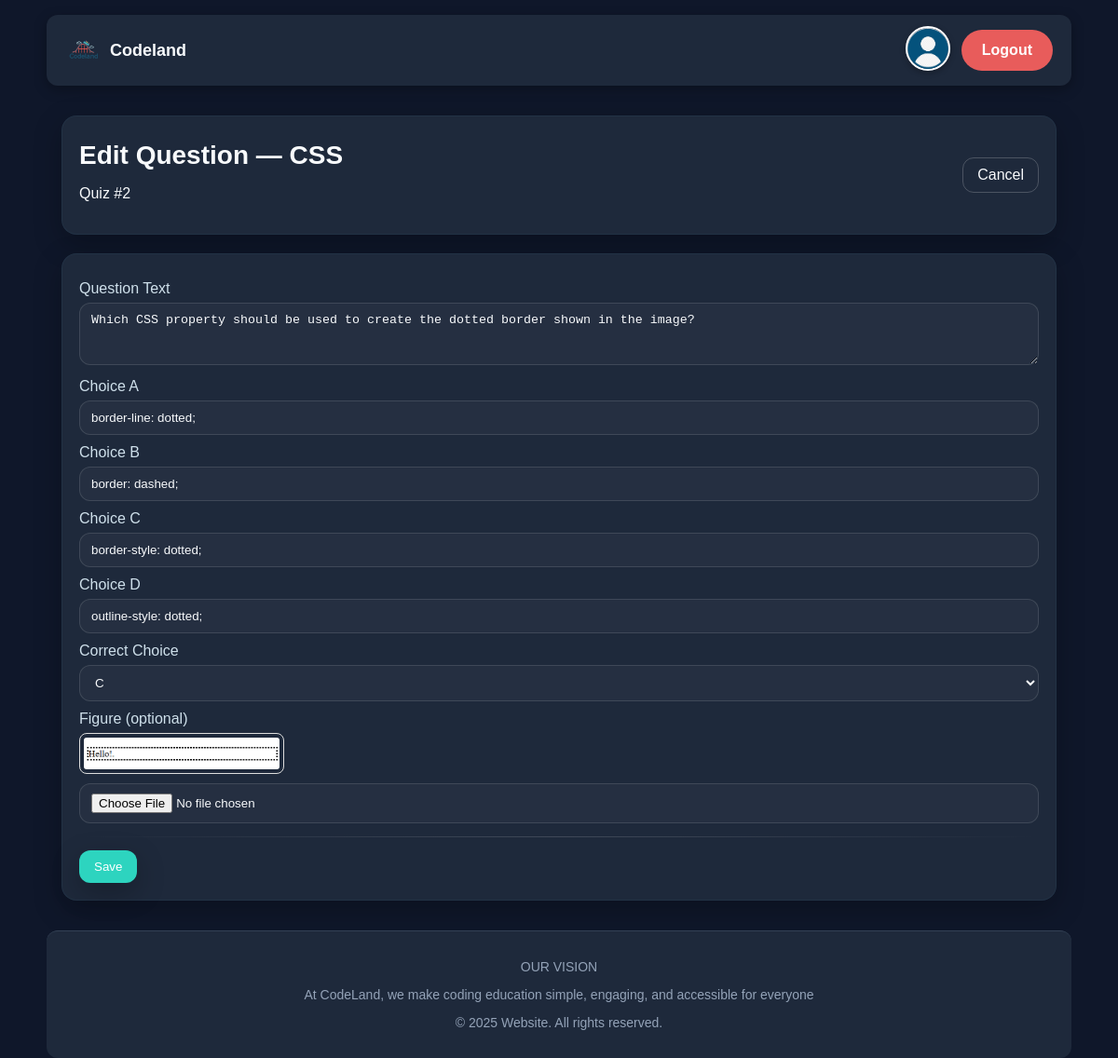
Screenshot of /edit-question.php?questionID=12&quizID=2 (signed in) with the database file from the repository.
### tables this page shows
CREATE TABLE `quizquestion` (
  `id` int(11) NOT NULL,
  `quizID` int(11) DEFAULT NULL,
  `question` text,
  `questionFigureFileName` varchar(100) DEFAULT NULL,
  `answerA` text,
  `answerB` text,
  `answerC` text,
  `answerD` text,
  `correctAnswer` enum('A','B','C','D') NOT NULL
);

CREATE TABLE `topic` (
  `id` int(11) NOT NULL,
  `topicName` varchar(100) DEFAULT NULL
);

### edit-question.php (the view, shortened to what this page needs)
<?php
require_once 'db_config.php';
$conn->set_charset('utf8mb4'); function h($v){ return htmlspecialchars((string)$v,ENT_QUOTES,'UTF-8'); }
$educatorId=(int)$_SESSION['user_id'];
$questionID=filter_input(INPUT_GET,'questionID',FILTER_VALIDATE_INT);
$quizID=filter_input(INPUT_GET,'quizID',FILTER_VALIDATE_INT);
$sql="SELECT qq.*, q.educatorID, t.topicName FROM quizquestion qq
      JOIN quiz q ON q.id=qq.quizID
      JOIN topic t ON t.id=q.topicID
      WHERE qq.id=? AND qq.quizID=? AND q.educatorID=?";
$st=$conn->prepare($sql); $st->bind_param("iii",$questionID,$quizID,$educatorId);
$st->execute(); $row=$st->get_result()->fetch_assoc(); $st->close();
$pf=$_SESSION['photoFileName']??''; $avatar='images/educatorUser.jpeg';
foreach(['uploads/users/','uploads/'] as $root){ $abs=__DIR__.'/'.$root.$pf; if($pf && is_file($abs)){ $avatar=$root.$pf.'?v='.@filemtime($abs); break; } }
$selIndex=array_search($row['correctAnswer'],['A','B','C','D'],true); if($selIndex===false)$selIndex=0;
?>
<!doctype html>
<html lang="en">
<head><meta charset="utf-8"><meta name="viewport" content="width=device-width, initial-scale=1"><title>Codeland • Edit Question</title>
<link rel="stylesheet" href="styleDeema.css"><link rel="stylesheet" href="HF.css"></head>
<body>
<header class="cl-header">
  <div class="brand"><img src="images/logo.png" alt=""><span>Codeland</span></div>
  <div class="actions">
    <a href="educator_homepage.php"><img src="<?=h($avatar)?>" class="avatar" alt=""></a>
    <a href="logout.php" class="logout-btn">Logout</a>
  </div>
</header>
<div class="container">
  <section class="card page-header" style="display:flex;justify-content:space-between;align-items:center;">
    <div><h1>Edit Question — <?=h($row['topicName'])?></h1><p class="muted">Quiz #<?= (int)$quizID ?></p></div>
    <a class="btn-outline" href="quiz.php?quizID=<?= (int)$quizID ?>">Cancel</a>
  </section>
  <section class="card">
    <form method="post" enctype="multipart/form-data">
      <label>Question Text</label><textarea name="text" rows="3" class="input" required><?=h($row['question'])?></textarea>
      <label>Choice A</label><input name="c0" class="input" required value="<?=h($row['answerA'])?>">
      <label>Choice B</label><input name="c1" class="input" required value="<?=h($row['answerB'])?>">
      <label>Choice C</label><input name="c2" class="input" required value="<?=h($row['answerC'])?>">
      <label>Choice D</label><input name="c3" class="input" required value="<?=h($row['answerD'])?>">
      <label>Correct Choice</label>
      <select name="correctIndex" class="input" required>
        <?php $labels=['A','B','C','D']; for($i=0;$i<4;$i++): ?>
          <option value="<?=$i?>" <?=$selIndex===$i?'selected':''?>><?=$labels[$i]?></option>
        <?php endfor; ?>
      </select>
      <label>Figure (optional)</label>
      <?php if($row['questionFigureFileName']): ?>
        <div style="margin:6px 0"><img src="uploads/questions/<?=h($row['questionFigureFileName'])?>" style="max-width:220px;border:1px solid #ddd;border-radius:8px;padding:4px" alt=""></div>
      <?php endif; ?>
      <input type="file" name="figure" accept="image/*" class="input">
      <hr class="sep"><div class="flex"><button class="btn">Save</button><span class="helper"></span></div>
    </form>
  </section>
</div>
<footer class="cl-footer"><p>OUR VISION</p><p>At CodeLand, we make coding education simple, engaging, and accessible for everyone</p><p>© 2025 Website. All rights reserved.</p></footer>
</body>
</html>

### styleDeema.css (style rules this page uses)
:root { --bg:#0f1a2a; --card:#142235; --text:#eaf2f7; --muted:#9fb7c9; --accent:#e85c5b; --accent-2:#2aa6a0; --danger:#ef4444; --radius:16px; --shadow:0 10px 30px rgba(0,0,0,.25); --font:'Inter',system-ui,-apple-system,Segoe UI,Roboto,Helvetica,Arial,sans-serif; }
* { box-sizing:border-box }
html,body { height:100% }
body { margin:0; background: radial-gradient(900px 560px at -10% -10%, rgba(232,92,91,.12), transparent 60%), radial-gradient(700px 520px at 110% 10%, rgba(42,166,160,.12), transparent 60%), var(--bg); color:var(--text); font-family:var(--font); }
.container { max-width:1100px; margin:32px auto; padding:0 16px; }
.page-header { display:flex; align-items:center; justify-content:space-between; gap:12px; margin-bottom:16px; }
.brand { display:flex; align-items:center; gap:10px; font-weight:800; font-size:18px; }
a { color:var(--accent); text-decoration:none }
.btn { display:inline-block; padding:10px 16px; background:var(--accent); color:#fff; border:0; border-radius:12px; box-shadow:var(--shadow); cursor:pointer }
.btn-outline { padding:9px 15px; border:1px solid rgba(255,255,255,.2); border-radius:12px; color:var(--text) }
.card { background:var(--card); border:1px solid rgba(104, 183, 220, 0.06); padding:18px; border-radius:var(--radius); box-shadow:var(--shadow); margin-bottom:20px }
h1,h2 { margin:8px 0 14px }
h1 { font-size:28px }
.flex { display:flex; align-items:center; gap:12px }
.avatar { width:40px; height:40px; border-radius:999px; object-fit:cover; border:1px solid rgba(255,255,255,.15) }
.input,select,textarea { width:100%; padding:10px 12px; border-radius:12px; border:1px solid rgba(255,255,255,.12); background:rgba(255,255,255,.03); color:var(--text) }
label { display:block; margin:10px 0 6px; color:#cfe0eb }
hr.sep { border:0; height:1px; background:linear-gradient(90deg,transparent,rgba(255,255,255,.15),transparent); margin:14px 0 }

### HF.css (style rules this page uses)
:root { --brand:#60a5fa; --brand-hover:#3b82f6; --accent:#2dd4bf; --bg:#0f172a; --text:#f8fafc; --muted:#94a3b8; --card:#1e293b; --border:#334155; }
body { background: var(--bg); color: var(--text); font-family: Arial, sans-serif; margin: 0; padding: 0; }
.cl-header { max-width: 1100px; margin: 16px auto; padding: 12px 20px; border-radius: 12px; background: var(--card); display: flex; align-items: center; justify-content: space-between; gap: 16px; box-shadow: 0 4px 14px rgba(0,0,0,0.3); }
.cl-header .brand { display: flex; align-items: center; gap: 8px; font-weight: 700; color: var(--text); font-size: 18px; text-decoration: none; }
.cl-header .brand img { width: 40px; height: 40px; object-fit: contain; }
.cl-header .actions { display: flex; align-items: center; gap: 12px; margin-left: auto; }
.logout-btn { display:inline-flex;align-items:center;justify-content:center; min-height:36px; padding:8px 18px; border-radius:20px;border:0; background:#e85c5b;color:#fff; font-weight:600;font-size:14px;line-height:1; text-decoration:none;transition:background .3s; }
.cl-header .avatar { width: 48px; height: 48px; border-radius: 50%; object-fit: cover; border: 2px solid #fff; box-shadow: 0 2px 6px rgba(0,0,0,0.3); transition: transform 0.3s ease; }
.cl-footer { max-width: 1100px; margin: 30px auto 10px; padding: 16px 20px; text-align: center; border-top: 1px solid var(--border); font-size: 14px; color: var(--muted); background: var(--card); border-radius: 12px; }
.logout-btn { display:inline-flex;align-items:center;justify-content:center; min-height:44px; padding:10px 22px; border-radius:28px;border:0; background:#e85c5b;color:#fff; font-weight:600;font-size:16px;line-height:1; text-decoration:none;transition:background .3s; }

### rows the page displays
quizquestion: topic.topicName "CSS", text "Which CSS property should be used to create the dotted border shown in the image?", c0 "border-line: dotted;", c1 "border: dashed;", c2 "border-style: dotted;", c3 "outline-style: dotted;", correctIndex "C", questionFigureFileName (picture)

### other values shown
$quizID "2"
